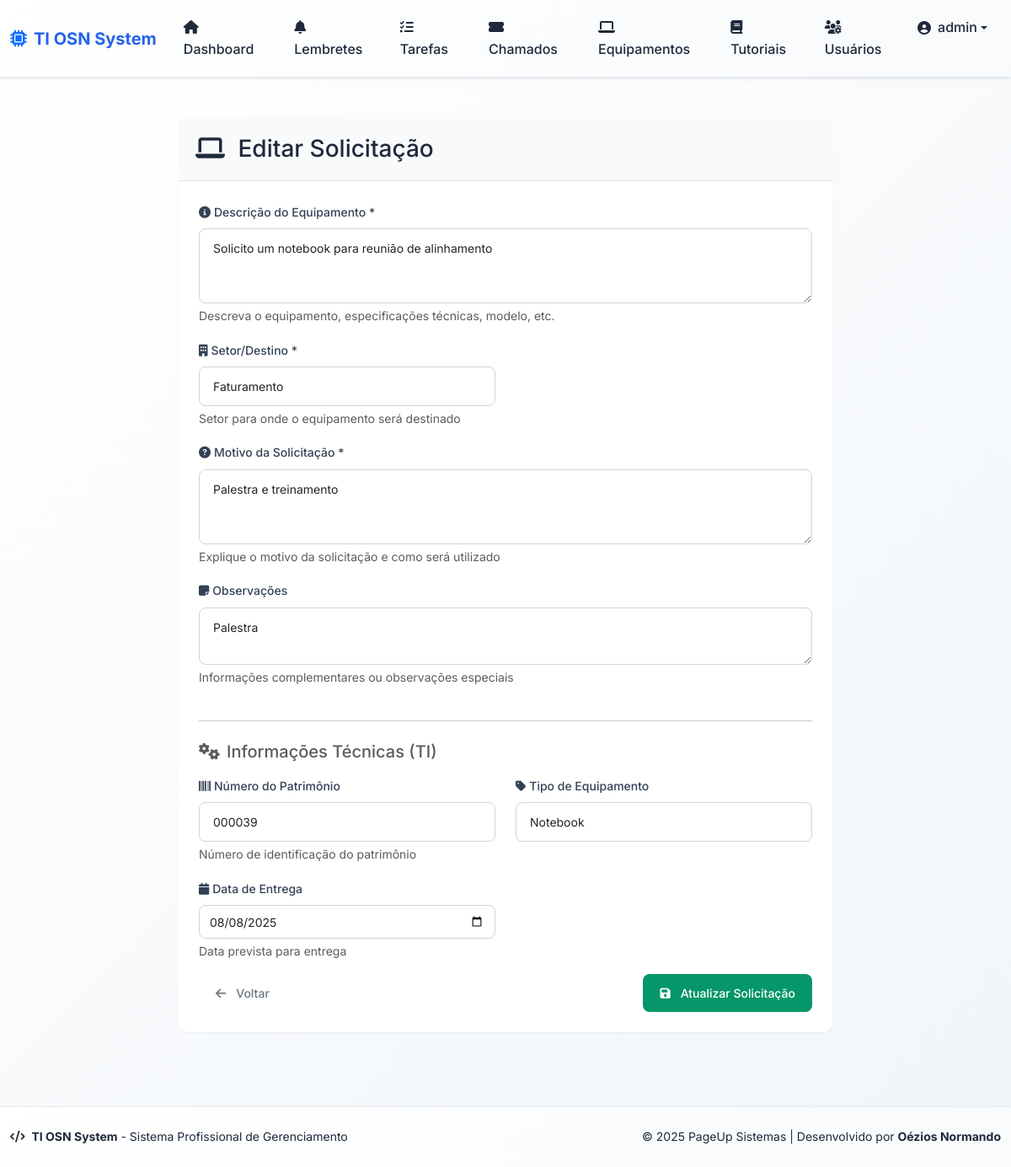
The page /equipment/2/edit (signed in) on the database its author committed.
### app/models.py (models this page shows, shortened)
class User(db.Model):
    id = db.Column(db.Integer, primary_key=True)
    username = db.Column(db.String(64), unique=True, nullable=False)
    email = db.Column(db.String(120), unique=True, nullable=False)
    password_hash = db.Column(db.String(128), nullable=False)
    is_admin = db.Column(db.Boolean, default=False)
    is_ti = db.Column(db.Boolean, default=False)  # Indica se o usuário é da equipe de TI
    ativo = db.Column(db.Boolean, default=True)  # Para ativação/desativação
    sector_id = db.Column(db.Integer, db.ForeignKey('sector.id'), nullable=True)
    sector = db.relationship('Sector', backref='usuarios')
    reminders = db.relationship('Reminder', backref='usuario', lazy=True)
    tasks = db.relationship('Task', backref='usuario', lazy=True)
    reset_token = db.Column(db.String(100), nullable=True)
    reset_token_expiry = db.Column(db.DateTime, nullable=True)

class EquipmentRequest(db.Model):
    id = db.Column(db.Integer, primary_key=True)
    description = db.Column(db.Text, nullable=False)  # Descrição do equipamento
    patrimony = db.Column(db.String(50), nullable=True)  # Número do patrimônio
    delivery_date = db.Column(db.Date, nullable=True)  # Data de entrega
    return_date = db.Column(db.Date, nullable=True)  # Data de devolução
    conference_status = db.Column(db.String(50), nullable=True)  # Status de conferência
    observations = db.Column(db.Text, nullable=True)  # Observações
    requester_id = db.Column(db.Integer, db.ForeignKey('user.id'), nullable=False)  # Solicitante
    received_by_id = db.Column(db.Integer, db.ForeignKey('user.id'), nullable=True)  # Quem recebeu
    approved_by_id = db.Column(db.Integer, db.ForeignKey('user.id'), nullable=True)  # Quem aprovou
    status = db.Column(db.String(20), nullable=False, default='Solicitado')  # Solicitado, Aprovado, Entregue, Devolvido, Negado
    request_date = db.Column(db.DateTime, nullable=False, default=datetime.utcnow)  # Data da solicitação
    approval_date = db.Column(db.DateTime, nullable=True)  # Data de aprovação
    equipment_type = db.Column(db.String(50), nullable=True)  # Tipo de equipamento (notebook, monitor, etc.)
    destination_sector = db.Column(db.String(100), nullable=True)  # Setor/Destino
    request_reason = db.Column(db.Text, nullable=True)  # Motivo da solicitação
    created_at = db.Column(db.DateTime, nullable=False, default=datetime.utcnow)
    updated_at = db.Column(db.DateTime, nullable=False, default=datetime.utcnow, onupdate=datetime.utcnow)
    requester = db.relationship('User', foreign_keys=[requester_id], backref='equipment_requests_solicitadas')
    received_by = db.relationship('User', foreign_keys=[received_by_id], backref='equipment_requests_recebidas')
    approved_by = db.relationship('User', foreign_keys=[approved_by_id], backref='equipment_requests_aprovadas')
    def can_be_edited_by(self, user):
        return (user.id == self.requester_id or
                user.is_admin or
                user.is_ti)

### app/routes.py (the view, shortened to what this page needs)
@bp.route('/equipment/<int:id>/edit', methods=['GET', 'POST'])
@login_required
def edit_equipment_request(id):
    equipment_request = EquipmentRequest.query.get_or_404(id)
    if not equipment_request.can_be_edited_by(User.query.get(session.get('user_id'))):
        flash('Você não tem permissão para editar esta solicitação.', 'danger')
        return redirect(url_for('main.equipment_detail', id=id))
    return render_template('equipment_form.html', equipment_request=equipment_request)

### app/templates/equipment_form.html (shortened to what this page needs)
{% extends "base.html" %}
{% block content %}
<div class="row justify-content-center">
    <div class="col-lg-8">
        <div class="card">
            <div class="card-header">
                <h3 class="card-title mb-0">
                    <i class="fas fa-laptop me-2"></i>
                    {% if equipment_request %}Editar Solicitação{% else %}Nova Solicitação de Equipamento{% endif %}
                </h3>
            </div>
            <div class="card-body">
                <form method="POST">
                    <div class="row">
                        <div class="col-12 mb-3">
                            <label for="description" class="form-label">
                                <i class="fas fa-info-circle me-1"></i>Descrição do Equipamento *
                            </label>
                            <textarea class="form-control" id="description" name="description" rows="3"
                                      placeholder="Descreva detalhadamente o equipamento solicitado..." required>{{ equipment_request.description if equipment_request else '' }}</textarea>
                            <div class="form-text">Descreva o equipamento, especificações técnicas, modelo, etc.</div>
                        </div>
                        <div class="col-md-6 mb-3">
                            <label for="destination_sector" class="form-label">
                                <i class="fas fa-building me-1"></i>Setor/Destino *
                            </label>
                            <input type="text" class="form-control" id="destination_sector" name="destination_sector"
                                   value="{{ equipment_request.destination_sector if equipment_request else '' }}"
                                   placeholder="Ex: TI, RH, Financeiro..." required>
                            <div class="form-text">Setor para onde o equipamento será destinado</div>
                        </div>
                        <div class="col-12 mb-3">
                            <label for="request_reason" class="form-label">
                                <i class="fas fa-question-circle me-1"></i>Motivo da Solicitação *
                            </label>
                            <textarea class="form-control" id="request_reason" name="request_reason" rows="3"
                                      placeholder="Justifique a necessidade do equipamento..." required>{{ equipment_request.request_reason if equipment_request else '' }}</textarea>
                            <div class="form-text">Explique o motivo da solicitação e como será utilizado</div>
                        </div>
                        <div class="col-12 mb-3">
                            <label for="observations" class="form-label">
                                <i class="fas fa-sticky-note me-1"></i>Observações
                            </label>
                            <textarea class="form-control" id="observations" name="observations" rows="2"
                                      placeholder="Observações adicionais...">{{ equipment_request.observations if equipment_request else '' }}</textarea>
                            <div class="form-text">Informações complementares ou observações especiais</div>
                        </div>
                        {% if session.get('is_admin') or session.get('is_ti') or equipment_request %}
                        <div class="col-12">
                            <hr class="my-4">
                            <h5 class="text-muted mb-3">
                                <i class="fas fa-cogs me-2"></i>Informações Técnicas (TI)
                            </h5>
                        </div>
                        <div class="col-md-6 mb-3">
                            <label for="patrimony" class="form-label">
                                <i class="fas fa-barcode me-1"></i>Número do Patrimônio
                            </label>
                            <input type="text" class="form-control" id="patrimony" name="patrimony"
                                   value="{{ equipment_request.patrimony if equipment_request else '' }}"
                                   placeholder="Ex: 123456">
                            <div class="form-text">Número de identificação do patrimônio</div>
                        </div>
                        <div class="col-md-6 mb-3">
                            <label for="equipment_type" class="form-label">
                                <i class="fas fa-tag me-1"></i>Tipo de Equipamento
                            </label>
                            <select class="form-select" id="equipment_type" name="equipment_type">
                                <option value="Notebook" {% if equipment_request and equipment_request.equipment_type == 'Notebook' %}selected{% endif %}>Notebook</option>
                            </select>
                        </div>
                        <div class="col-md-6 mb-3">
                            <label for="delivery_date" class="form-label">
                                <i class="fas fa-calendar me-1"></i>Data de Entrega
                            </label>
                            <input type="date" class="form-control" id="delivery_date" name="delivery_date"
                                   value="{{ equipment_request.delivery_date.strftime('%Y-%m-%d') if equipment_request and equipment_request.delivery_date else '' }}">
                            <div class="form-text">Data prevista para entrega</div>
                        </div>
                        {% endif %}
                    </div>
                    <div class="d-flex justify-content-between">
                        <a href="{{ url_for('main.list_equipment') }}" class="btn btn-outline-secondary">
                            <i class="fas fa-arrow-left me-1"></i>Voltar
                        </a>
                        <button type="submit" class="btn btn-success">
                            <i class="fas fa-save me-1"></i>
                            {% if equipment_request %}Atualizar Solicitação{% else %}Criar Solicitação{% endif %}
                        </button>
                    </div>
                </form>
            </div>
        </div>
    </div>
</div>
{% endblock %}

### app/templates/base.html (shortened to what this page needs)
<!DOCTYPE html>
<html lang="pt-BR" data-theme="light">
<head>
    <link href="https://cdn.jsdelivr.net/npm/bootstrap@5.3.2/dist/css/bootstrap.min.css" rel="stylesheet">
    <link rel="stylesheet" href="https://cdnjs.cloudflare.com/ajax/libs/font-awesome/6.4.0/css/all.min.css">
    <link rel="stylesheet" href="{{ url_for('static', filename='style.css') }}">
</head>
<body class="d-flex flex-column min-vh-100">
{% if session.get('user_id') %}
<nav class="navbar navbar-expand-lg shadow-sm mb-4">
  <div class="container-fluid">
    <a class="navbar-brand d-flex align-items-center" href="{{ url_for('main.index') }}">
      <i class="fas fa-microchip me-2 text-primary"></i>
      <span class="fw-bold">TI OSN System</span>
    </a>
    <div class="collapse navbar-collapse" id="navbarNav">
      <ul class="navbar-nav me-auto">
        <li class="nav-item">
          <a class="nav-link {% if request.endpoint == 'main.index' %}active{% endif %}" href="{{ url_for('main.index') }}">
            <i class="fas fa-home me-1"></i> Dashboard
          </a>
        </li>
        <li class="nav-item">
          <a class="nav-link {% if request.endpoint == 'main.reminders' %}active{% endif %}" href="{{ url_for('main.reminders') }}">
            <i class="fas fa-bell me-1"></i> Lembretes
          </a>
        </li>
        <li class="nav-item">
          <a class="nav-link {% if request.endpoint == 'main.tasks' %}active{% endif %}" href="{{ url_for('main.tasks') }}">
            <i class="fas fa-tasks me-1"></i> Tarefas
          </a>
        </li>
        <li class="nav-item">
          <a class="nav-link {% if request.endpoint == 'main.listar_chamados' %}active{% endif %}" href="{{ url_for('main.listar_chamados') }}">
            <i class="fas fa-ticket-alt me-1"></i> Chamados
          </a>
        </li>
        <li class="nav-item">
          <a class="nav-link {% if request.endpoint == 'main.list_equipment' %}active{% endif %}" href="{{ url_for('main.list_equipment') }}">
            <i class="fas fa-laptop me-1"></i> Equipamentos
          </a>
        </li>
        <li class="nav-item">
          <a class="nav-link {% if request.endpoint == 'main.listar_tutoriais' %}active{% endif %}" href="{{ url_for('main.listar_tutoriais') }}">
            <i class="fas fa-book me-1"></i> Tutoriais
          </a>
        </li>
      </ul>
      <ul class="navbar-nav">
        {% if session.get('is_admin') %}
        <li class="nav-item">
          <a class="nav-link {% if request.endpoint == 'main.users_admin' %}active{% endif %}" href="{{ url_for('main.users_admin') }}">
            <i class="fas fa-users-cog me-1"></i> Usuários
          </a>
        </li>
        {% endif %}
        <li class="nav-item dropdown">
          <a class="nav-link dropdown-toggle d-flex align-items-center" href="#" role="button" data-bs-toggle="dropdown">
            <i class="fas fa-user-circle me-2"></i>
            <span class="d-none d-md-inline">{{ session['username'] }}</span>
          </a>
        </li>
      </ul>
    </div>
  </div>
</nav>
{% endif %}
<main class="main-content flex-grow-1">
  <div class="container-fluid py-4">
    {% block content %}{% endblock %}
  </div>
</main>
<footer class="footer mt-auto">
  <div class="container-fluid">
    <div class="row align-items-center">
      <div class="col-md-6">
        <p class="mb-0">
          <i class="fas fa-code me-1"></i>
          <strong>TI OSN System</strong> - Sistema Profissional de Gerenciamento
        </p>
      </div>
      <div class="col-md-6 text-md-end">
        <p class="mb-0">
          &copy; 2025 PageUp Sistemas |
          Desenvolvido por <strong>Oézios Normando</strong>
        </p>
      </div>
    </div>
  </div>
</footer>
</body>
</html>

### rows shown on the page
User: username "admin"
EquipmentRequest: description "Solicito um notebook para reunião de alinhamento", destination_sector "Faturamento", request_reason "Palestra e treinamento", observations "Palestra", patrimony "000039", equipment_type "Notebook", delivery_date "08/08/2025"
